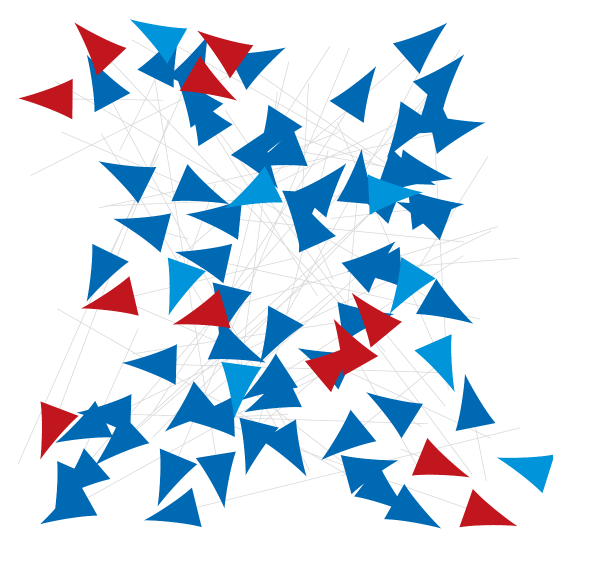
#> input picture assets/cover_illustration.png, 1181 x 1157 px (shown at 1/2 size)
$ python -i dtp_pipeline.py   (imports and definitions only)
#> lines starting #> are read from the running program, lines starting #| are printed output that depends on the picture; after the words box and inside, x2 and y2 are one past the last pixel; in counts of white or black regions, pixels touching at a corner belong together
#!/usr/bin/env python3
"""
dtp_pipeline.py - Universal DOCX DTP / standardization pipeline.

Takes a raw, unedited Word document + a JSON "design system" file and produces
a professionally formatted DOCX: consistent fonts/colors, styled headings,
styled tables (vocabulary tables, dialogue tables, self-assessment grids,
word-search grids, blank-answer lines), a running header/footer, and
correctly-sized re-inserted images -- all driven by the JSON config, not by
anything hard-coded to one particular document.

USAGE
-----
    python dtp_pipeline.py INPUT.docx
    python dtp_pipeline.py INPUT.docx -s style.json -o OUTPUT.docx
    python dtp_pipeline.py INPUT.docx --pdf          # also render a PDF via LibreOffice

If -s/--style is omitted, a sensible built-in default design system is used
(A4, Google-blue palette, Noto Sans / Arial). Any JSON you do pass only needs
to override the keys you care about -- everything else falls back to the
default.

HOW CLASSIFICATION WORKS (no manual tagging needed)
----------------------------------------------------
The script walks the source document top-to-bottom (paragraphs AND tables,
in their original order) and classifies each block using structural signals
that are already present in almost any worksheet/workbook-style document:

  * bold + short text                       -> heading / sub-heading
  * "Unit 1:", "REVISION", "Skit:", etc.     -> title
  * a curated list of common worksheet
    section names ("Objective:", "New
    words...", "Written Exercises", ...)     -> section heading
  * "Name: some sentence" pattern            -> dialogue line / dialogue table
  * a table whose first row is entirely
    bold and whose second row is NOT         -> vocabulary/definition table
    (a strong, language-independent signal
    of "this row is a header")
  * 10x10 grid of single characters          -> word-search grid
  * table with completely empty cells        -> ruled answer-lines

None of this is specific to "Grade 7 Spoken English" -- it is pattern-based,
so pointing the script at a different raw DOCX of similar structure (a
worksheet / workbook with units, vocab tables, dialogues, exercises) will work
without touching the code. The SECTION_KEYWORDS list below is the one part
you may want to extend if your documents use different section names.

REQUIREMENTS
------------
    pip install python-docx
Optional, only for --pdf:
    LibreOffice ('soffice') installed and on PATH.
"""

import argparse
import copy
import os
import re
import subprocess
import sys
import tempfile

from docx import Document
from docx.shared import Pt, Cm, Mm, RGBColor, Emu
from docx.enum.text import WD_ALIGN_PARAGRAPH, WD_LINE_SPACING
from docx.enum.table import WD_ALIGN_VERTICAL, WD_TABLE_ALIGNMENT
from docx.oxml.ns import qn
from docx.oxml import OxmlElement
from docx.table import Table
from docx.text.paragraph import Paragraph

try:
    import json
except ImportError:  # pragma: no cover
    raise

try:
    from PIL import Image, ImageChops
    HAVE_PIL = True
except ImportError:  # pragma: no cover
    HAVE_PIL = False


# Folder for bundled cover/footer artwork (logos, illustration) shipped
# alongside this script. Keep the "assets" folder next to dtp_pipeline.py.
SCRIPT_DIR = os.path.dirname(os.path.abspath(__file__))
ASSETS_DIR = os.path.join(SCRIPT_DIR, "assets")


# ============================================================================
# 0. >>> EDIT THESE, THEN JUST RUN:  python3 dtp_pipeline.py <<<
# ============================================================================
# This is the only section you normally need to touch. Point INPUT_DOCX at
# your raw/unedited Word file and run the script with no arguments -- it will
# use the settings below automatically.
#
#   INPUT_DOCX   - path to the raw .docx you want formatted (required)
#   OUTPUT_DOCX  - path to write the formatted .docx to.
#                  Leave as None to auto-name it "<input>_formatted.docx"
#                  next to the input file.
#   STYLE_JSON   - path to a JSON design-system file (colors/fonts/tables/
#                  footer text). Leave as None to use the built-in defaults
#                  further down in this file.
#   MAKE_PDF     - True to also render a PDF via LibreOffice ('soffice')
#                  after formatting, False to skip it.
#
# (All of these can still be overridden from the command line if you want,
#  e.g. `python3 dtp_pipeline.py other_file.docx -o custom_output.docx` --
#  but for normal day-to-day use you can just edit the values below and run
#  the script with no arguments at all.)
# ----------------------------------------------------------------------------

INPUT_DOCX = "input.docx"
OUTPUT_DOCX = None
STYLE_JSON = None
MAKE_PDF = False

# ----------------------------------------------------------------------------
# OPTIONAL FRONT MATTER  (cover page / About / How-to-use / Contents page)
# ----------------------------------------------------------------------------
# All of this is OFF by default (COVER["enabled"] = False) so a bare run just
# formats the body content, exactly like before. Turn it on and fill in the
# fields below once for a given book series, and every future run of the
# script will regenerate the same cover/front-matter automatically.
#
# Logos/illustrations are real image files the raw DOCX does not necessarily
# contain (a cover is a one-time design asset, not something that can be
# invented from arbitrary body content) -- point the paths below at your own
# PNG/JPG files. Any path left empty ("") or pointing at a missing file is
# simply skipped, so it's safe to leave items blank.

COVER = {
    "enabled": True,
    "logos": [
        os.path.join(ASSETS_DIR, "logo_sikshana.png"),
        os.path.join(ASSETS_DIR, "logo_karnataka_emblem.png"),
        os.path.join(ASSETS_DIR, "logo_qualcomm.png"),
    ],
    "illustration": os.path.join(ASSETS_DIR, "cover_illustration.png"),
    "title": "Workbook",         # big title text -- edit per book
    "subtitle": "Class VII",     # e.g. class/level line -- edit per book
    "fields": ["Name", "Std", "School"],   # blank ruled fields printed below the title
}

# Static introductory sections (title + paragraphs), inserted after the cover
# and before the auto-generated Contents page. Leave the list empty to skip.
FRONT_MATTER = [
    # {"heading": "About this Book", "paragraphs": ["...", "..."]},
    # {"heading": "How to Use this Book", "paragraphs": ["...", "..."]},
]

# Auto-builds a Contents page from every detected Unit/title heading, using a
# native Word TOC field (Word: right-click it -> "Update Field" once to fill
# in page numbers; this is standard Word behaviour for any generated TOC).
ADD_CONTENTS_PAGE = True

# ============================================================================
# 1. DEFAULT DESIGN SYSTEM  (used verbatim, or overridden by STYLE_JSON above)
# ============================================================================

DEFAULT_CONFIG = {
    "document_setup": {
        "width_mm": 210, "height_mm": 297,
        "margins_mm": {"top": 20, "bottom": 20, "left": 15, "right": 15},
    },
    "color_palette": {
        # main heading / title color
        "primary": "#D1232A",
        # section-heading text AND table-header background ("table blue")
        "secondary": "#2596BE",
        "dark_neutral": "#202124",
        # light purple -- used as the "heading highlight" / objective box bg
        "light_neutral": "#DCDDDF",
        "accent_bg": "#DCDDDF",
        # green table shading + orange borders, as requested
        "table_alt_green": "#D8E9DE",
        "border_color": "#ECB098",
        "border_color_alt": "#E9A791",
        "text_muted": "#5F6368",
    },
    "typography": {
        # ascii/Latin font. NOTE: Bookman Old Style has no Kannada/Indic
        # glyphs, so Kannada/Devanagari text automatically uses "indic"
        # below instead -- this keeps both scripts legible.
        "font_family": {"primary": "Bookman Old Style", "fallback": "Georgia",
                        "indic": "Nirmala UI"},
        "styles": {
            "document_header": {"font_size_pt": 10, "font_weight": "bold",
                                 "alignment": "right",
                                 "format": "Date: ____ / ____ / ____"},
            "unit_title": {"font_size_pt": 20, "font_weight": "bold",
                           "color": "#D1232A", "margin_bottom_pt": 15},
            "objective_box": {"font_size_pt": 10.5, "font_weight": "bold",
                               "background_color": "#DCDDDF",
                               "border_left_width_pt": 4,
                               "border_left_color": "#E9A791",
                               "padding_pt": 8},
            "section_heading": {"font_size_pt": 13, "font_weight": "bold",
                                 "color": "#2596BE",
                                 "border_bottom_width_pt": 1,
                                 "border_bottom_color": "#ECB098",
                                 "margin_top_pt": 18, "margin_bottom_pt": 8},
            "body_text": {"font_size_pt": 10.5, "line_height_pt": 14,
                          "color": "#202124"},
            "kannada_translation": {"font_size_pt": 9.5, "line_height_pt": 13,
                                     "color": "#5F6368"},
        },
    },
    "components": {
        "tables": {
            "vocabulary_table": {"column_width_ratios": [0.45, 0.55],
                                  "header_bg": "#2596BE",
                                  "header_text_color": "#FFFFFF",
                                  "alternate_row_bg": "#D8E9DE",
                                  "border_width_pt": 0.5, "cell_padding_pt": 8},
            "grammar_table": {"column_width_ratios": [0.3, 0.3, 0.4],
                               "header_bg": "#2596BE",
                               "header_text_color": "#FFFFFF",
                               "border_width_pt": 0.5, "cell_padding_pt": 8},
        },
    },
    "footer": {
        "left_text": "Document", "right_text": "Page {page_num}",
        "font_size_pt": 9, "color": "#555555",
        # NEW: put a logo in the center of the footer instead of left text,
        # and push the page number into a page corner. Leave "logo" empty
        # ("") to fall back to the old left-text-plus-page-number layout.
        "logo": os.path.join(ASSETS_DIR, "logo_sikshana_2.png"),
        "logo_height_cm": 0.5,
        "page_number_corner": "right",   # "right" or "left"
    },
}


# [9 lines left out: function deep_merge, not called in this run]


# ============================================================================
# 2. LOW-LEVEL DOCX/XML HELPERS
# ============================================================================

def hexcolor(h):
    h = (h or "000000").lstrip('#')
    return RGBColor(int(h[0:2], 16), int(h[2:4], 16), int(h[4:6], 16))


# [152 lines left out: functions set_font, shade_cell, shade_paragraph, set_cell_margins, set_table_borders, set_col_widths and 7 more, not called in this run]


# ============================================================================
# 3. CLASSIFICATION HEURISTICS  (pattern based, not content specific)
# ============================================================================

TITLE_RE = re.compile(
    r'^(UNIT|Unit|CHAPTER|Chapter|LESSON|Lesson)\s*\d+|^REVISION$|^Skit:|'
    r'^Word Search!$|^The End!?$', re.IGNORECASE)
SCENE_RE = re.compile(r'^Scene\s+\d+', re.IGNORECASE)
LETTERED_RE = re.compile(r'^[A-E]\.\s+\S')
DIALOGUE_RE = re.compile(r"^(\d+\.\s*)?[A-Za-z][A-Za-z .\u2019'()]{0,30}:\s+\S")
KANNADA_RE = re.compile(r'[\u0C80-\u0CFF]')
DEVANAGARI_RE = re.compile(r'[\u0900-\u097F]')
NON_LATIN_RE = re.compile(r'[\u0900-\u0DFF]')  # broad Indic-script range

OBJECTIVE_INLINE_RE = re.compile(r'^(Objective|Learning Objective)\s*:\s*\S', re.IGNORECASE)

# Common worksheet/workbook section names. Extend this list for other
# document families -- everything else in the pipeline is pattern based.
SECTION_KEYWORDS = [
    'objective:', 'learning objective', 'new words', 'sentences to learn',
    'phrases to learn', 'practice dialogue', 'dialogue practice',
    'natural conversation practice', 'role-play activit', 'audio activity',
    'listen carefully', 'listen and write true or false', 'written exercises',
    'fill in the blanks', 'arrange the words', 'speak at home challenge',
    'speaking at home challenge', 'self-assessment', 'translate the words',
    'translate the sentences', 'translate the kannada', 'translate into english',
    'instructions for the facilitator', 'characters', 'practice tips',
    'make your simple study plan', 'now say:', 'then tell your partner:',
    'word bank:', 'use the words in the box.', 'choose the best reply',
    'who should say it', 'which question can you ask', 'match the',
    'put the words in order', 'write easy or difficult', 'find and circle',
    'hint:', 'conversation practice', 'role play', 'self assessment',
    'speaking challenge', 'natural conversation',
]


# Section names whose *following content* (until the next heading/table)
# should be rendered as a shaded callout box instead of plain paragraphs --
# covers "Objective", "Speaking Challenge", "Word bank", etc.
CALLOUT_TRIGGERS = {
    'objective:', 'learning objective', 'speak at home challenge',
    'speaking at home challenge', 'speaking challenge', 'word bank:',
    'use the words in the box.',
}

# Small Unicode glyphs used as lightweight "icons" next to recognized
# section headings (no external image assets required). Purely cosmetic --
# safe to edit/clear per keyword.
HEADING_ICONS = {
    'practice dialogue': '\U0001F5E8 ', 'dialogue practice': '\U0001F5E8 ',
    'audio activity': '\U0001F50A ', 'listen carefully': '\U0001F3A7 ',
    'listen and write true or false': '\U0001F3A7 ',
    'role-play activit': '\U0001F3AD ', 'role play': '\U0001F3AD ',
    'self-assessment': '\u2705 ', 'self assessment': '\u2705 ',
    'word bank:': '\U0001F9E9 ',
    'speak at home challenge': '\U0001F4E2 ', 'speaking at home challenge': '\U0001F4E2 ',
    'speaking challenge': '\U0001F4E2 ',
    'natural conversation practice': '\U0001F4AC ', 'conversation practice': '\U0001F4AC ',
}


def strip_lead_numbering(t):
    return re.sub(r'^(\d{1,2}\.\s*|[A-E]\.\s*)', '', t).strip()


# [85 lines left out: functions classify_para, classify_table, get_image_blob, not called in this run]


def _autocrop_bbox(im, pad_px=6):
    """Return a bounding box (l, t, r, b) that trims uniform-background
    whitespace/transparent margin from a PIL image, plus a small padding."""
    rgba = im.convert("RGBA")
    alpha = rgba.split()[-1]
    bbox = None
    if alpha.getextrema() != (255, 255):
        # real transparency present -> crop to the non-transparent pixels
        bbox = alpha.getbbox()
    if bbox is None:
        # no usable alpha channel -> crop against the image's own corner
        # (background) color, e.g. a plain white/JPEG photo. A small
        # threshold absorbs JPEG noise so faint compression artifacts in
        # the "blank" margin don't fool the bounding box into thinking the
        # whole image is content.
        bg_color = rgba.getpixel((0, 0))
        bg = Image.new("RGBA", rgba.size, bg_color)
        diff = ImageChops.difference(rgba.convert("RGB"), bg.convert("RGB"))
        diff = diff.convert("L").point(lambda px: 255 if px > 18 else 0)
        bbox = diff.getbbox()
    if not bbox:
        return None
    l, t, r, b = bbox
    l = max(0, l - pad_px)
    t = max(0, t - pad_px)
    r = min(im.width, r + pad_px)
    b = min(im.height, b + pad_px)
    if r <= l or b <= t:
        return None
    return (l, t, r, b)


def autocrop_image_file(src_path, dst_path, pad_px=6):
    """Trim whitespace/transparent margin from src_path, save to dst_path.
    Returns (dst_path, cropped_w_px, cropped_h_px, orig_w_px, orig_h_px).
    If PIL isn't available or cropping fails for any reason, the original
    file/size is returned unchanged so the pipeline still runs."""
#> called with src_path = 'assets/cover_illustration.png', dst_path = 'out.png', pad_px = 6
    if not HAVE_PIL:
        return src_path, None, None, None, None
    try:
        im = Image.open(src_path)
#> im is the input picture: PIL image 1181x1157 RGB; mean R, G, B 208.4, 221.5, 234.4
        orig_w, orig_h = im.size
#> orig_w = 1181; orig_h = 1157
        bbox = _autocrop_bbox(im, pad_px)
#> in _autocrop_bbox, `alpha = rgba.split()[-1]`: alpha: PIL image 1181x1157 L; every value is 255
#> in _autocrop_bbox, `bg_color = rgba.getpixel((0, 0))`: bg_color = (255, 255, 255, 255)
#> in _autocrop_bbox, `bg = Image.new("RGBA", rgba.size, bg_color)`: bg: PIL image 1181x1157 RGBA; every value is 255
#> in _autocrop_bbox, `diff = ImageChops.difference(rgba.convert("RGB"), bg.convert("RGB"))`:
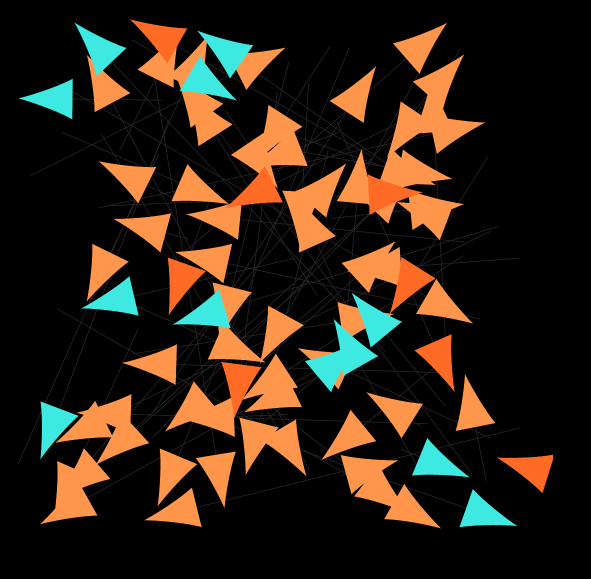
#> diff: PIL image 1181x1157 RGB (shown at 1/2 size); mean R, G, B 46.6, 33.5, 20.6
#> in _autocrop_bbox, `diff = diff.convert("L").point(lambda px: 255 if px > 18 else 0)`:
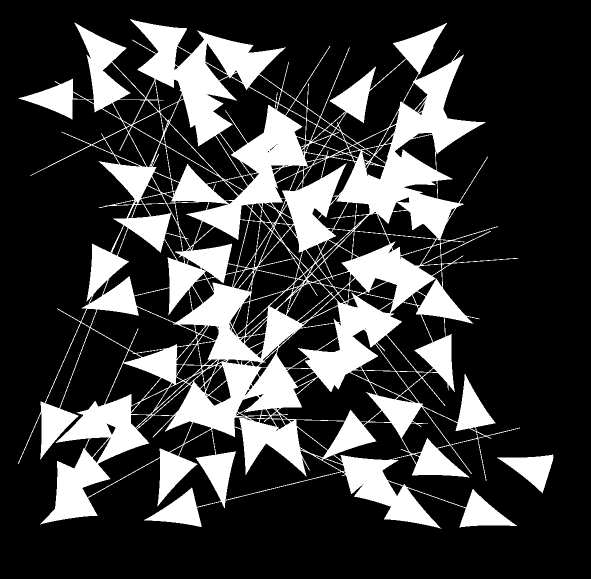
#> diff: PIL image 1181x1157 L (shown at 1/2 size); 23.4% white; 2 white regions, box (x1, y1, x2, y2) and area: (36, 38, 1040, 1057) 316233, (994, 909, 1107, 987) 4021
#> in _autocrop_bbox, `bbox = diff.getbbox()`: bbox = (36, 38, 1107, 1057)
#> in _autocrop_bbox, `l, t, r, b = bbox`: l = 36; t = 38; r = 1107; b = 1057
#> in _autocrop_bbox, `l = max(0, l - pad_px)`: l = 30
#> in _autocrop_bbox, `t = max(0, t - pad_px)`: t = 32
#> in _autocrop_bbox, `r = min(im.width, r + pad_px)`: r = 1113
#> in _autocrop_bbox, `b = min(im.height, b + pad_px)`: b = 1063
#> bbox = (30, 32, 1113, 1063)
        if bbox:
            im.crop(bbox).save(dst_path)
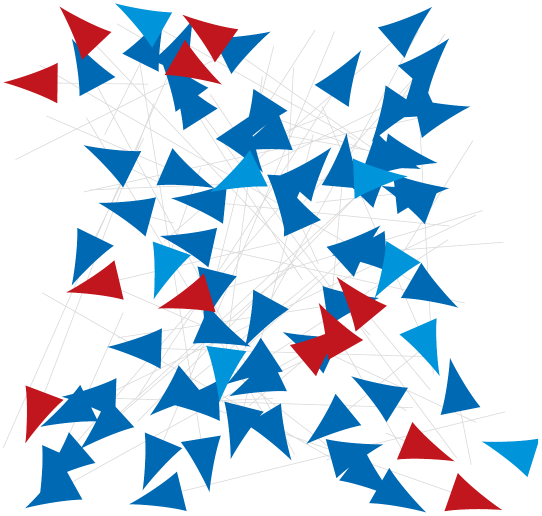
#> saved as out.png: PIL image 1083x1031 RGB (shown at 1/2 size); mean R, G, B 198, 214, 229.8
            w, h = im.crop(bbox).size
#> w = 1083; h = 1031
        else:
            im.save(dst_path)
            w, h = orig_w, orig_h
        return dst_path, w, h, orig_w, orig_h
    except Exception:
        return src_path, None, None, None, None


# [698 lines left out: functions cropped_extent, build, convert_to_pdf, main, not called in this run]


# [2 lines not run here, left out]

>>> result = autocrop_image_file('assets/cover_illustration.png', 'out.png')
#> result = ('out.png', 1083, 1031, 1181, 1157)
